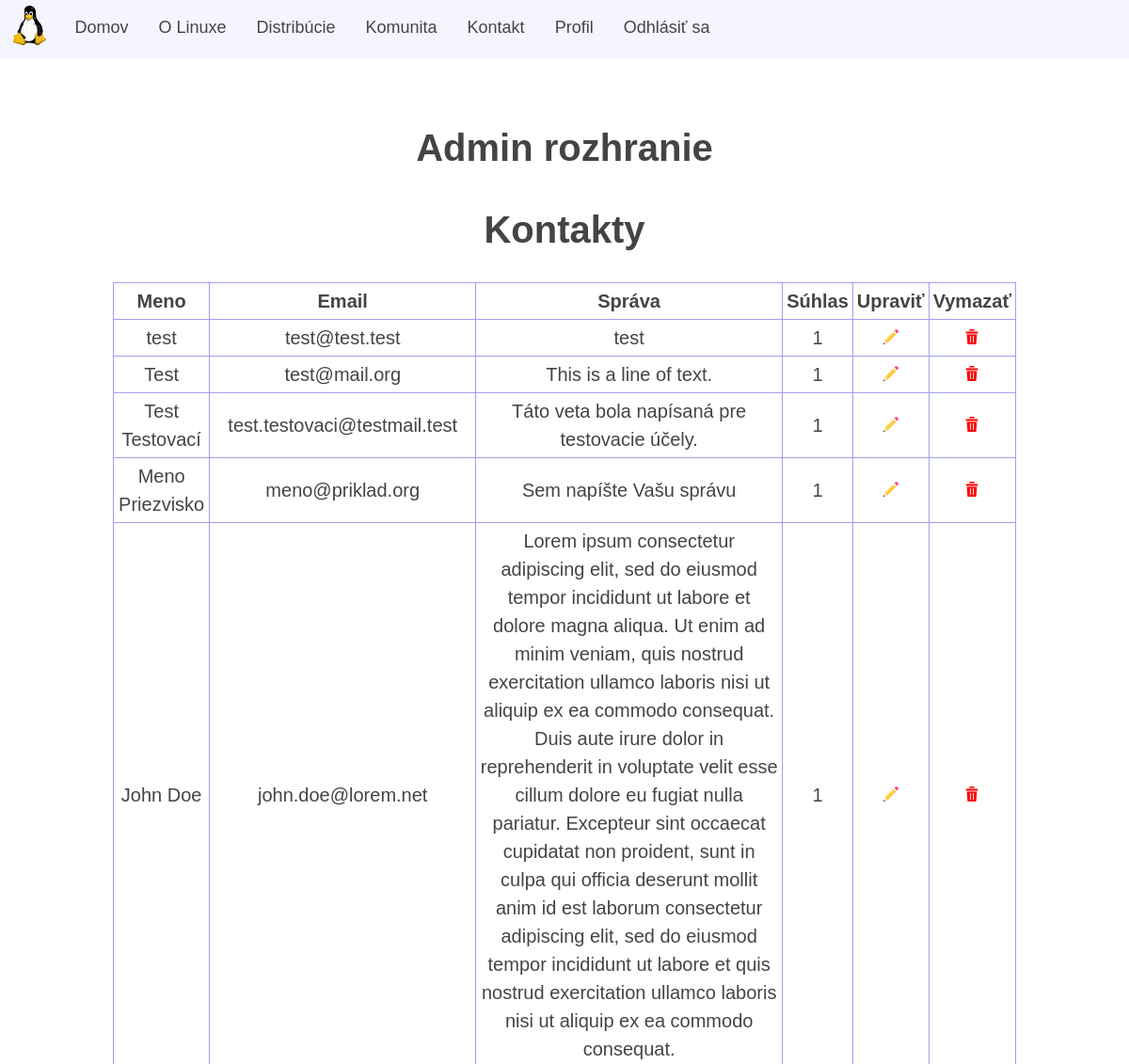
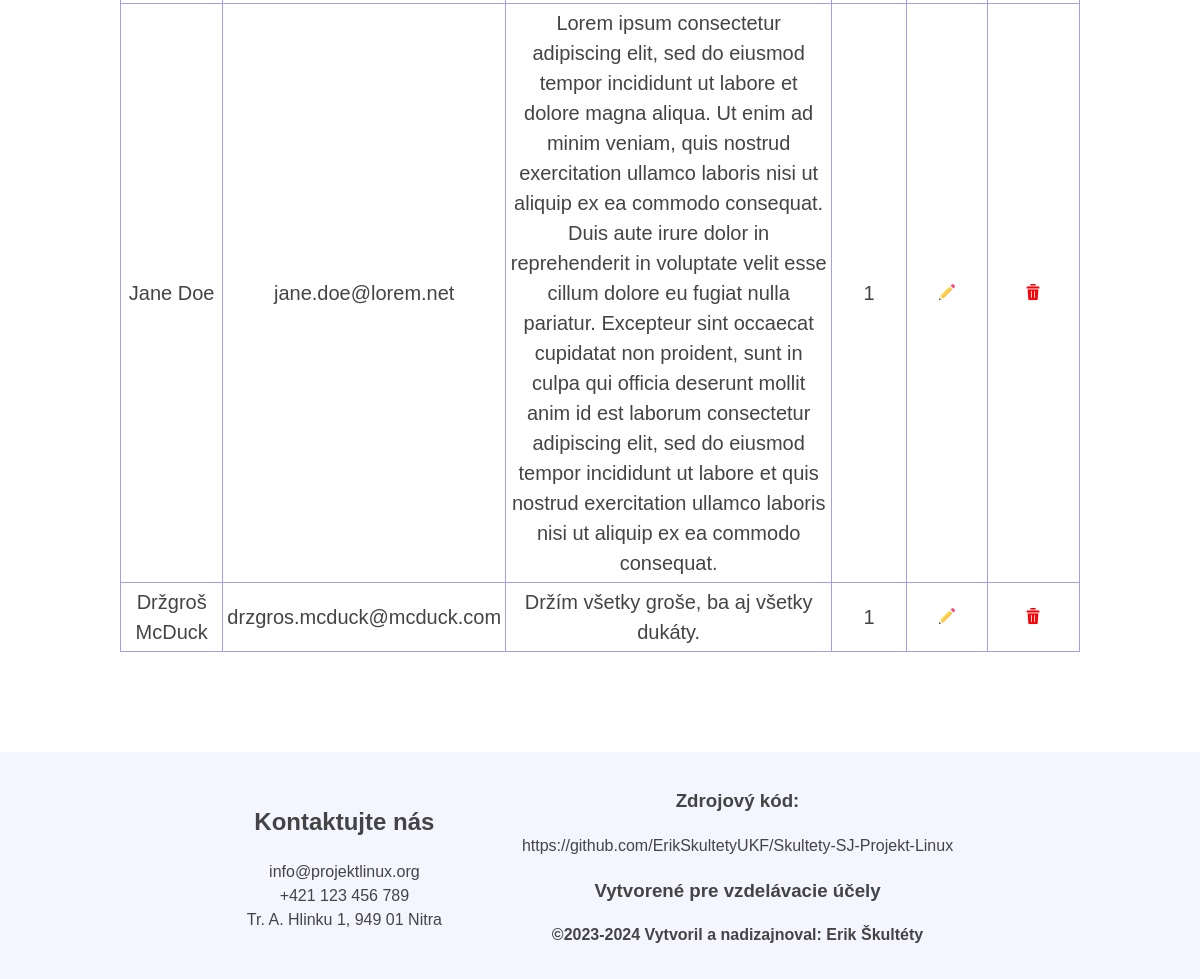
Page /templates/profile.php (signed in) on the committed database (2 pictures, top to bottom).
### tables this page shows
CREATE TABLE `contact` (
  `id` int(11) NOT NULL,
  `name` text NOT NULL,
  `email` text NOT NULL,
  `message` text NOT NULL,
  `accept_status` tinyint(1) DEFAULT NULL
);

### _inc/classes/Database.php (called while the page is built)
<?php
    class Database {
        private $host = 'localhost';
        private $dbName = 'Skultety-SJ-Projekt-Linux';
        private $userName = 'root';
        private $password = '';
        protected function dbConnection() {
            try {
                $connection = new PDO("mysql:host=" . $this->host . ";dbname=" . $this->dbName . ";charset=utf8",
                                      $this->userName,
                                      $this->password);
                $connection->setAttribute(PDO::ATTR_ERRMODE, PDO::ERRMODE_WARNING);
                $connection->setAttribute(PDO::ATTR_DEFAULT_FETCH_MODE,PDO::FETCH_OBJ);
                return $connection;
            } catch(PDOException $e) {
                die("Chyba pripojenia k databáze: " . $e->getMessage());
            }
        }
    }
?>

### _inc/classes/Contact.php (called while the page is built, shortened)
<?php
    class Contact extends Database {
        private $db;
        public function __construct() {
            $this->db = $this->dbConnection();
        }
        public function select() {
            try {
                $sql = "SELECT * FROM contact";
                $query = $this->db->query($sql);
                $contact = $query->fetchAll();
                return $contact;
            } catch (PDOException $e){
                echo($e->getMessage());
            }
        }
    }
?>

### templates/partials/admin-ui.php (the view, shortened to what this page needs)
<h1 class="text-center">Admin rozhranie</h1>
<h1 class="text-center">Kontakty</h1>
<?php
    $contactObject = new Contact();
    $contacts = $contactObject->select();
    echo '<table class="text-center">';
    echo '<tr>
            <th>Meno</th>
            <th>Email</th>
            <th>Správa</th>
            <th>Súhlas</th>
            <th>Upraviť</th>
            <th>Vymazať</th>
        </tr>';
    foreach($contacts as $c){
        echo '<tr>';
        echo '<td>'.$c->name;'</td>';
        echo '<td>'.$c->email;'</td>';
        echo '<td>'.$c->message;'</td>';
        echo '<td>'.$c->accept_status;'</td>';
        echo '<td>
                <form class="text-center" action="contact-update.php" method="POST">
                    <button class="table-button" type="submit" name="editContact" value="'.$c->id.'"'.'><img src="/Skultety-SJ-Projekt-Linux/assets/img/misc/edit.png" class="table-button"></button>
                </form>
                </td>';
        echo '<td>
                <form class="text-center" action="" method="POST">
                    <button class="table-button" type="submit" name="deleteContact" value="'.$c->id.'"'.'><img src="/Skultety-SJ-Projekt-Linux/assets/img/misc/delete.png" class="table-button"></button>
                </form>
                </td>';
        echo '</tr>';
    }
    echo '</table>';
?>

### assets/css/style.css (style rules this page uses)
*, *::before, *::after { box-sizing: inherit; }
body { display: flex; flex-direction: column; min-height: 100dvh; margin: 0; font-family: "liberation sans", "arial"; font-size: 1.25rem; line-height: 1.5; }
table, th, td { padding: 0.25rem; border: 1px solid #a0a0ef; border-collapse: collapse; }
table { margin-left: auto; margin-right: auto; }
.table-button { background-color: #fff; border: 0; width: 1rem; cursor: pointer; }
.text-center { text-align: center; }

### rows in the picture
contact: name "test", email "test@test.test", message "test", accept_status "1"
contact: name "Test", email "test@mail.org", message "This is a line of text.", accept_status "1", $c->id 2 (drawn)
contact: name "Test Testovací", email "test.testovaci@testmail.test", message "Táto veta bola napísaná pre testovacie účely.", accept_status "1", $c->id 4 (drawn)
contact: name "Meno Priezvisko", email "meno@priklad.org", message "Sem napíšte Vašu správu", accept_status "1", $c->id 5 (drawn)
contact: name "John Doe", email "john.doe@lorem.net", message "Lorem ipsum consectetur adipiscing elit, sed do eiusmod tempor incididunt ut labore et dolore magna aliqua. Ut enim ad minim veniam, quis nostrud exercitation ullamco laboris nisi ut aliquip ex ea commodo consequat. Duis aute irure dolor in reprehenderit in voluptate velit esse cillum dolore eu fugiat nulla pariatur. Excepteur sint occaecat cupidatat non proident, sunt in culpa qui officia deserunt mollit anim id est laborum consectetur adipiscing elit, sed do eiusmod tempor incididunt ut labore et quis nostrud exercitation ullamco laboris nisi ut aliquip ex ea commodo consequat.", accept_status "1", $c->id 6 (drawn)
contact: name "Jane Doe", email "jane.doe@lorem.net", message "Lorem ipsum consectetur adipiscing elit, sed do eiusmod tempor incididunt ut labore et dolore magna aliqua. Ut enim ad minim veniam, quis nostrud exercitation ullamco laboris nisi ut aliquip ex ea commodo consequat. Duis aute irure dolor in reprehenderit in voluptate velit esse cillum dolore eu fugiat nulla pariatur. Excepteur sint occaecat cupidatat non proident, sunt in culpa qui officia deserunt mollit anim id est laborum consectetur adipiscing elit, sed do eiusmod tempor incididunt ut labore et quis nostrud exercitation ullamco laboris nisi ut aliquip ex ea commodo consequat.", accept_status "1", $c->id 7 (drawn)
contact: name "Držgroš McDuck", email "drzgros.mcduck@mcduck.com", message "Držím všetky groše, ba aj všetky dukáty.", accept_status "1", $c->id 8 (drawn)

### other values in the picture
$pageName "Domov"
$pageName "O Linuxe"
$pageName "Distribúcie"
$pageName "Komunita"
$pageName "Kontakt"
$pageName "Profil"
$pageName "Odhlásiť sa"
